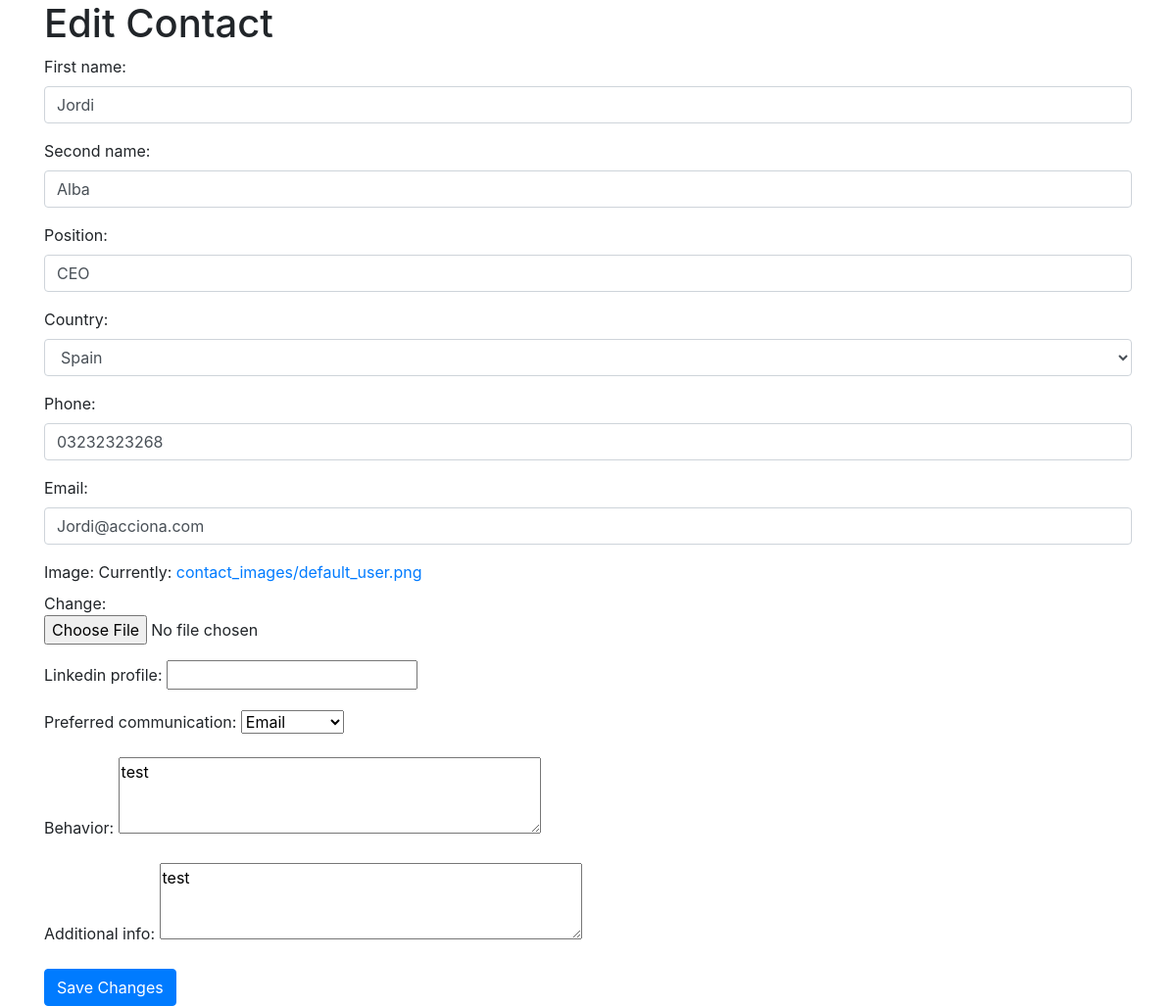
/companies/contact/1/edit/, run on an earlier commit of the app's database.
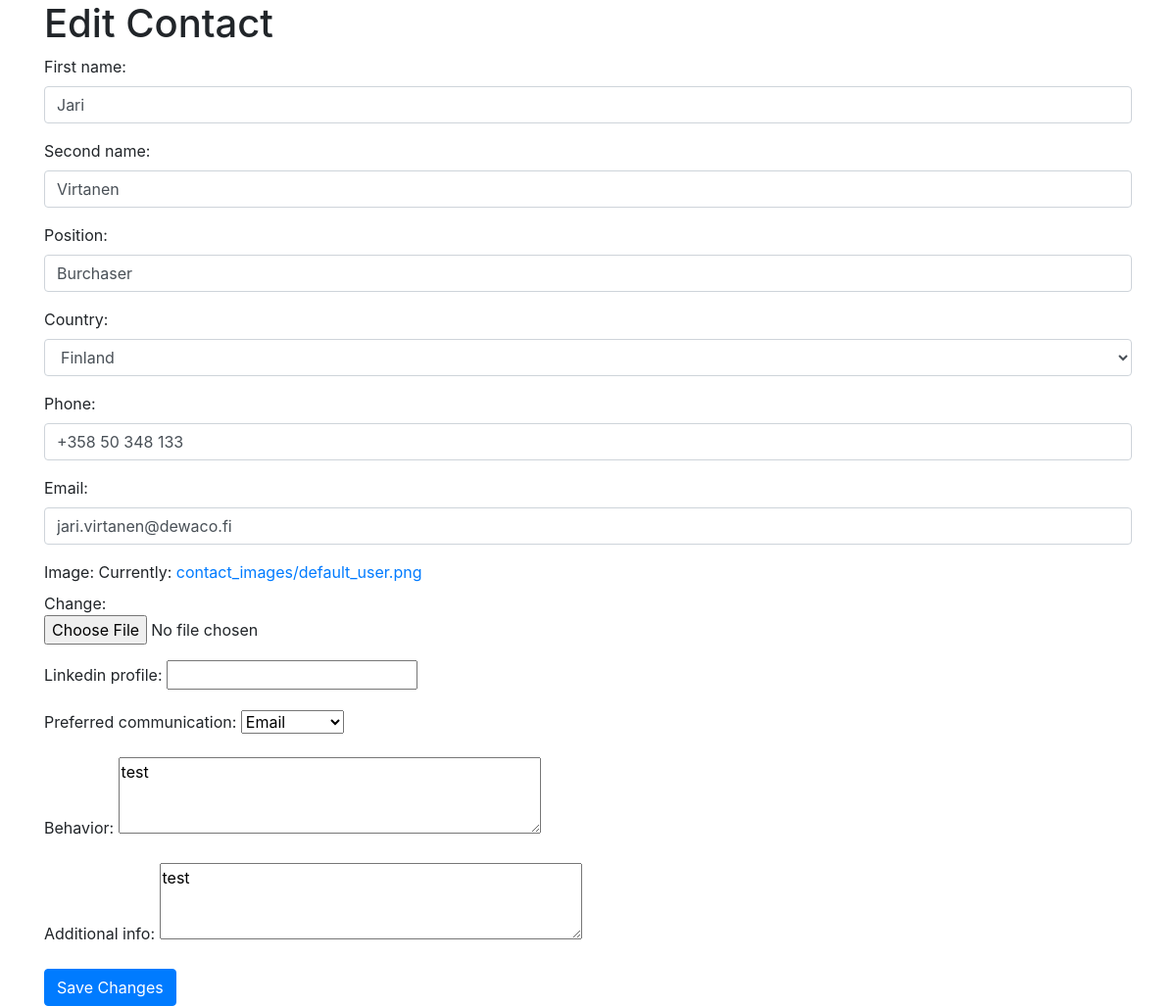
And on a later commit of the database.
### company/models.py (models this page shows, shortened)
class Contact(models.Model):
    company = models.ForeignKey('Company', related_name='contacts', on_delete=models.CASCADE)
    first_name = models.CharField(max_length=100)
    second_name = models.CharField(max_length=100, blank=True, null=True)
    position = models.CharField(max_length=100, blank=True, null=True)
    country = CountryField(blank_label='(Select a country)', null=True, blank=True)
    phone = models.CharField(max_length=15)
    email = models.EmailField(
        unique=True,
        error_messages={
            'unique': "A contact with this email already exists.",
        }
    )
    image = models.ImageField(
        upload_to='contact_images/',
        default='contact_images/default_user.png'
    )
    linkedin_profile = models.URLField(max_length=200, blank=True, null=True)
    preferred_communication = models.CharField(
        max_length=50,
        choices=[
            ('Email', 'Email'),
            ('Phone', 'Phone'),
            ('In-person', 'In-person'),
            ('Messaging', 'Messaging'),
        ],
        blank=True,
        null=True,
        default='Email'
    )
    behavior = models.TextField(blank=True, null=True)
    additional_info = models.TextField(blank=True, null=True)
    created_at = models.DateTimeField(auto_now_add=True)
    updated_at = models.DateTimeField(auto_now=True)

### company/views.py (the view)
# urls.py: path('contact/<int:contact_id>/edit/', views.edit_contact, name='edit_contact'),
def edit_contact(request, contact_id):
    contact = get_object_or_404(Contact, id=contact_id)
    if request.method == "POST":
        form = ContactForm(request.POST, request.FILES, instance=contact)
        if form.is_valid():
            form.save()
            return redirect('company:company_detail', pk=contact.company.id)
    form = ContactForm(instance=contact)
    return render(request, 'company/edit_contact.html', {'form': form, 'contact': contact})

### company/forms.py
class ContactForm(forms.ModelForm):
    class Meta:
        model = Contact
        fields = ['first_name', 'second_name', 'position', 'country', 'phone', 'email', 'image', 'linkedin_profile', 'preferred_communication', 'behavior', 'additional_info']
        widgets = {
            'first_name': forms.TextInput(attrs={'class': 'form-control', 'placeholder': 'First Name'}),
            'second_name': forms.TextInput(attrs={'class': 'form-control', 'placeholder': 'Second Name'}),
            'position': forms.TextInput(attrs={'class': 'form-control', 'placeholder': 'Position'}),
            'country': forms.Select(attrs={'class': 'form-control'}),
            'phone': forms.TextInput(attrs={'class': 'form-control', 'placeholder': 'Phone Number'}),
            'email': forms.EmailInput(attrs={'class': 'form-control', 'placeholder': 'Email Address'}),
            'image': forms.ClearableFileInput(attrs={'class': 'form-control-file'}),
            'behavior': forms.Textarea(attrs={'rows': 3}),
            'additional_info': forms.Textarea(attrs={'rows': 3}),
        }

### company/templates/company/edit_contact.html (shortened to what this page needs)
<!DOCTYPE html>
<html lang="en">
<head>
    <link href="https://stackpath.bootstrapcdn.com/bootstrap/4.5.2/css/bootstrap.min.css" rel="stylesheet">
</head>
<body>
    <div class="container">
        <h1>Edit Contact</h1>
        <form method="POST">
            {{ form.as_p }}
            <button type="submit" class="btn btn-primary">Save Changes</button>
        </form>
    </div>
</body>
</html>

What changed in the data, as far as the page shows it:
changed Contact "Email": first_name "Jordi" → "Jari"; second_name "Alba" → "Virtanen"; position "CEO" → "Burchaser"; country "Spain" → "Finland"; phone "03232323268" → "+358 50 348 133"; email "Jordi@acciona.com" → "jari.virtanen@dewaco.fi"
